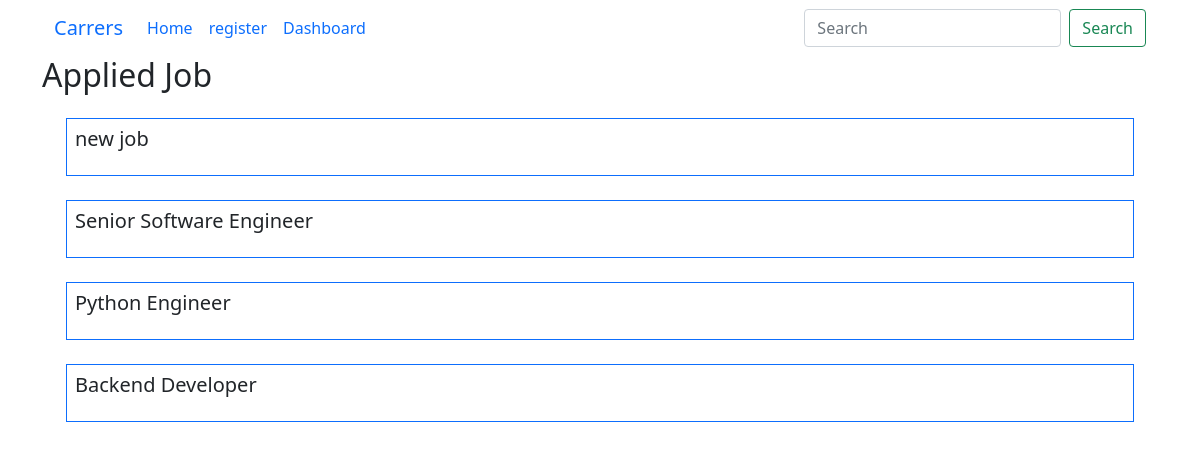
The page /applied on the database its author committed.
### easy_apply_job/models.py (models this page shows, shortened)
class Job(models.Model):
    JOB_TYPE = [
    ('internship', 'Internship'),
    ('junior-developer', 'Junior-developer'),
    ('mid/sinior', 'Mid/Sinior')
    ]
    title = models.CharField(max_length=255)
    date_posted = models.DateTimeField(auto_now_add=True)
    location = models.CharField(max_length=500)
    description = models.TextField()
    user = models.OneToOneField(User, on_delete = models.CASCADE, null = True)
    job_type = models.CharField(max_length=255, choices=JOB_TYPE)
    requirements = models.TextField(blank = True)
    experience = models.PositiveIntegerField(null = True, blank = True)
    class Meta:
        ordering = ['-date_posted']

### easy_apply_job/views.py (the view)
# urls.py: path('applied', views.appliedjob, name = 'applied')
def appliedjob(request):
    appliedjob = Job.objects.filter(application__isnull = True)
    return render(request, 'easy_apply_job/applied.html', {'appliedjob':appliedjob})

### easy_apply_job/templates/easy_apply_job/applied.html (shortened to what this page needs)
{%extends 'easy_apply_job/base.html'%}
{%block content%}
<h2>Applied Job</h2>
{%for job in appliedjob%}
<div class = "border border-primary m-4 p-2">
    <div class = "section">
        <h5>{{job.title}}</h5>
    </div>
</div>
{%endfor%}
{%endblock content%}

### easy_apply_job/static/easy_apply_job/main.css (style rules this page uses)
* { margin: 0px; padding: 0px; }

### rows shown on the page
Job: title "new job"
Job: title "Senior Software Engineer"
Job: title "Python Engineer"
Job: title "Backend Developer"
